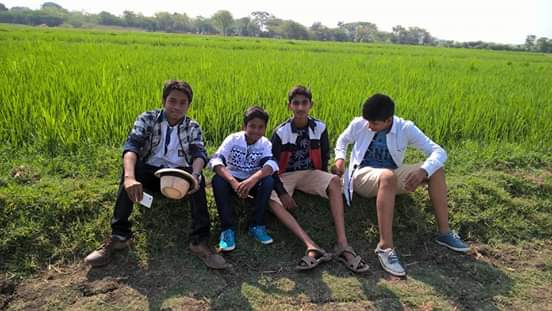
#> input picture img1.jpg, 552 x 311 px, given in place of the camera
$ python 'Loading vedio and Webcam.py'
#> lines starting #> are read from the running program, lines starting #| are printed output that depends on the picture; after the words box and inside, x2 and y2 are one past the last pixel; in counts of white or black regions, pixels touching at a corner belong together
import cv2
import numpy as np

def nothing(x):
    pass

cap = cv2.VideoCapture(0)
cv2.namedWindow("Trackbars")

cv2.createTrackbar("L - H", "Trackbars", 0, 179, nothing)
#> slider 'L - H' is set to 35
cv2.createTrackbar("L - S", "Trackbars", 0, 255, nothing)
#> slider 'L - S' is set to 51
cv2.createTrackbar("L - V", "Trackbars", 0, 255, nothing)
#> slider 'L - V' is set to 51
cv2.createTrackbar("U - H", "Trackbars", 179, 179, nothing)
cv2.createTrackbar("U - S", "Trackbars", 255, 255, nothing)
cv2.createTrackbar("U - V", "Trackbars", 255, 255, nothing)

while True:
    _, frame = cap.read()
#> frame is the input picture: shape (311, 552, 3); mean B, G, R 75.2, 118.2, 108.8
    hsv = cv2.cvtColor(frame, cv2.COLOR_BGR2HSV)
#> hsv: shape (311, 552, 3); mean H, S, V 48.6, 107, 123.6

    l_h = cv2.getTrackbarPos("L - H", "Trackbars")
    l_s = cv2.getTrackbarPos("L - S", "Trackbars")
    l_v = cv2.getTrackbarPos("L - V", "Trackbars")
    u_h = cv2.getTrackbarPos("U - H", "Trackbars")
    u_s = cv2.getTrackbarPos("U - S", "Trackbars")
    u_v = cv2.getTrackbarPos("U - V", "Trackbars")

    lower_blue = np.array([l_h, l_s, l_v])
    upper_blue = np.array([u_h, u_s, u_v])
    mask = cv2.inRange(hsv, lower_blue, upper_blue)
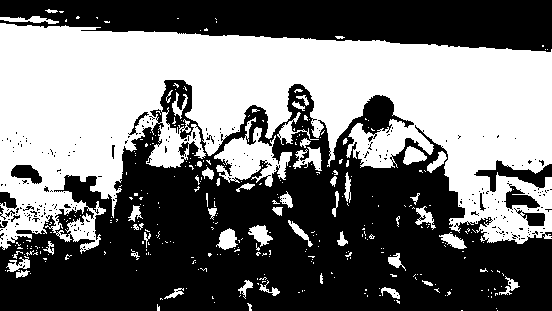
#> mask: shape (311, 552); 45.7% white; 341 white regions (288 under 20 px), largest, box (x1, y1, x2, y2) and area: (0, 23, 552, 254) 69969, (214, 117, 292, 187) 2279, (293, 147, 322, 171) 362

    result = cv2.bitwise_and(frame, frame, mask=mask)
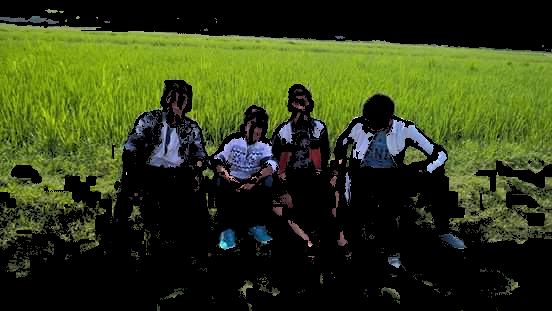
#> result: shape (311, 552, 3); mean B, G, R 23.3, 60.9, 50

    cv2.imshow("frame", frame)
    cv2.imshow("mask", mask)
    cv2.imshow("result", result)

    key = cv2.waitKey(1)
#> (key Esc is pressed here)
    if key == 27:
        break

cap.release()
cv2.destroyAllWindows()

$ run again, on input2.jpg
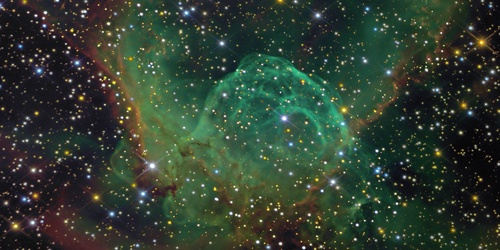
#> input picture input2.jpg, 500 x 250 px, given in place of the camera
#> frame is the input picture: shape (250, 500, 3); mean B, G, R 49.4, 62.5, 48.9
#> hsv: shape (250, 500, 3); mean H, S, V 75, 94.2, 66.4
#> `mask = cv2.inRange(hsv, lower_blue, upper_blue)`:
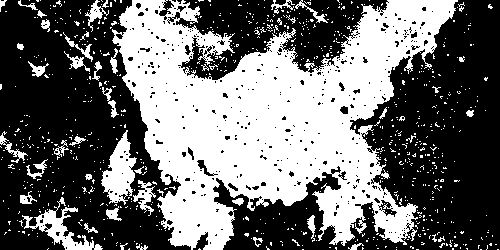
#> mask: shape (250, 500); 42.6% white; 805 white regions (762 under 20 px), largest, box (x1, y1, x2, y2) and area: (112, 0, 458, 250) 45396, (101, 130, 137, 205) 1380, (22, 197, 103, 250) 1109
#> `result = cv2.bitwise_and(frame, frame, mask=mask)`:
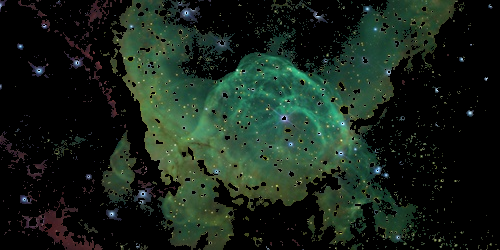
#> result: shape (250, 500, 3); mean B, G, R 26.1, 36, 23.2
